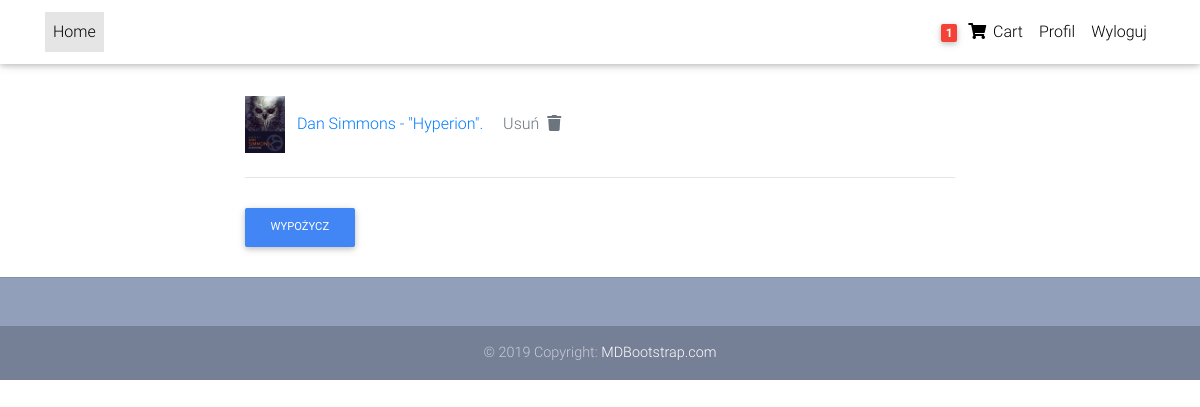
Screenshot of /cart/ (signed in) with the database file from the repository.
### wypozyczalnia/models.py (models this page shows, shortened)
class Order(models.Model): # to jest lista wszystkich wypozyczeń użytkownika???? Historia wypozyczeń ??
    user = models.ForeignKey(User, on_delete=models.CASCADE)  # nie wiem czy tak jest dobrze? User czy Profile?
    ordered = models.BooleanField(default=False)
    ordered_date = models.DateTimeField()
    items = models.ManyToManyField(OrderItem)

class OrderItem(models.Model): # to jest konkretna jedna książka, którą użytkownik wypozycza?
    user = models.ForeignKey(User, on_delete=models.CASCADE)
    ordered = models.BooleanField(default=False)
    item = models.ForeignKey(Book, on_delete=models.CASCADE) # czy usunięcie książki z koszyka nie spowoduje usunięcie ksiązki z bazy dancyh?
    quantity = models.IntegerField(default=1)
    def __str__(self):
        return f'{self.item.author} - "{self.item.title}".'

class Book(models.Model):
    title = models.CharField(max_length=200)
    author = models.CharField(max_length=200)
    description = models.TextField()
    pages = models.CharField(max_length=50)
    image = models.ImageField(default='default.jpg', upload_to='book_images')
    copies = models.IntegerField()
    category = models.ForeignKey(Category, on_delete=models.CASCADE)
    slug = models.SlugField(max_length=200, unique=True)

### wypozyczalnia/views.py (the view)
# urls.py: path('cart/', cart_view, name='cart-view'),
@login_required
def cart_view(request):
    order = Order.objects.get(user=request.user)
    items = order.items.all()
    items_count = order.items.count()
    context = {
        'items': items,
        'items_count': items_count,
    }
    return render(request, 'wypozyczalnia/cart_test.html', context)

### wypozyczalnia/templatetags/cart_template_tags.py (called while the page is built)
@ register.filter
def cart_count(user):
    if user.is_authenticated:
        order_qs = Order.objects.filter(user=user, ordered=False)
        if order_qs.exists():
            order = order_qs[0]
            return order.items.count()
    return 0

### wypozyczalnia/templates/wypozyczalnia/cart_test.html
{% extends 'wypozyczalnia/base.html' %}
{% block content %}
<main>
    <div class="container">
        {% for item in items %}
            <div class="col-8 offset-2 mt-2">
                <img width="40px" src="{{ item.item.image.url }}">
                <a class="ml-2" href="{% url 'book-detail' item.item.slug %}">{{ item }}</a>
                <a  class="text-muted ml-3" href="{% url 'remove-from-cart' item.item.slug %}">Usuń
                  <i class="fas fa-trash ml-1"></i>
                </a>
                <hr class="my-4">
            </div>
        {% endfor %}
        {% if items.count > 0 %}
            <div class="col-8 offset-2 mt-4">
                 <a class="btn btn-primary btn-md ml-0 p" href="">wypożycz
                </a>
            </div>
        {% else %}
            <div class="col-8 offset-2 mt-2">
                <span class="ml-2" >Koszyk jest pusty</span>
                <hr class="my-4">
            </div>
        {% endif %}
    </div>
</main>
{% endblock content %}

### wypozyczalnia/templates/wypozyczalnia/base.html (shortened to what this page needs)
{% load static %}
{% load cart_template_tags %}
<!DOCTYPE html>
<html lang="en">
<head>
  <link rel="stylesheet" href="https://use.fontawesome.com/releases/v5.11.2/css/all.css">
  <link href="{% static 'wypozyczalnia/css/bootstrap.min.css' %}" rel="stylesheet">
  <link href="{% static 'wypozyczalnia/css/mdb.min.css' %}" rel="stylesheet">
  <link href="{% static 'wypozyczalnia/css/style.min.css' %}" rel="stylesheet">
</head>
<body>
    <nav class="navbar fixed-top navbar-expand-lg navbar-light white scrolling-navbar">
    <div class="container">
      <div class="collapse navbar-collapse" id="navbarSupportedContent">
        <ul class="navbar-nav mr-auto">
          <li class="nav-item active">
            <a class="nav-link waves-effect" href="{% url 'home' %}">Home
            </a>
          </li>
        </ul>
        <ul class="navbar-nav nav-flex-icons">
            {% if user.is_authenticated %}
                <li class="nav-item">
                    <a class="nav-link waves-effect" href="{% url 'cart-view' %}">
                    <span class="badge red z-depth-1 mr-1">
                        {{ request.user|cart_count }}
                    </span>
                    <i class="fas fa-shopping-cart"></i>
                    <span class="clearfix d-none d-sm-inline-block"> Cart </span>
                    </a>
                </li>
                <li class="nav-item">
                    <a class="nav-link waves-effect" href="{% url 'profile-view' %}">Profil</a>
                </li>
                <li class="nav-item">
                    <a class="nav-link waves-effect" href="{% url 'logout' %}">Wyloguj</a>
                </li>
            {% endif %}
        </ul>
      </div>
    </div>
    </nav>
    {% if messages %}
        {% for message in messages %}
        <div class="container pt-5">
            <div class="alert alert-{{ message.tags }} mt-5">
                {{ message }}
            </div>
        </div>
        {% endfor %}
    {% else %}
        <div class="container pt-5">
        </div>
    {% endif %}
    {% block content %}{% endblock %}
  <footer class="page-footer text-center font-small mt-4 wow fadeIn">
    <hr class="my-4">
    <div class="pb-4">
    </div>
    <div class="footer-copyright py-3">
      © 2019 Copyright:
      <a href="https://mdbootstrap.com/education/bootstrap/" target="_blank"> MDBootstrap.com </a>
    </div>
  </footer>
</body>
</html>

### wypozyczalnia/templates/wypozyczalnia/base.html (style rules this page uses)
html, body, header, .carousel { height: 60vh; }

### rows the page displays
OrderItem: item.image (picture), item.title "Dan Simmons - \"Hyperion\"."

### other values shown
{{ request.user|cart_count }} "1"
